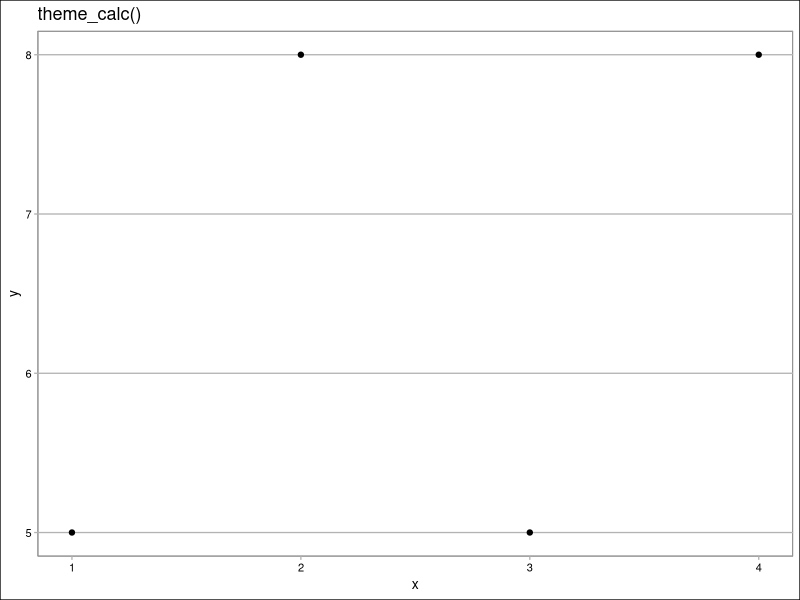
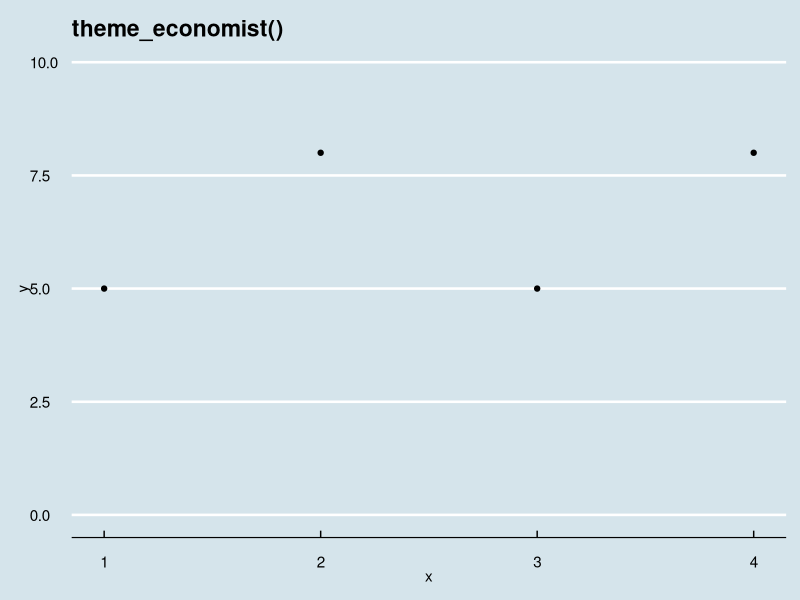
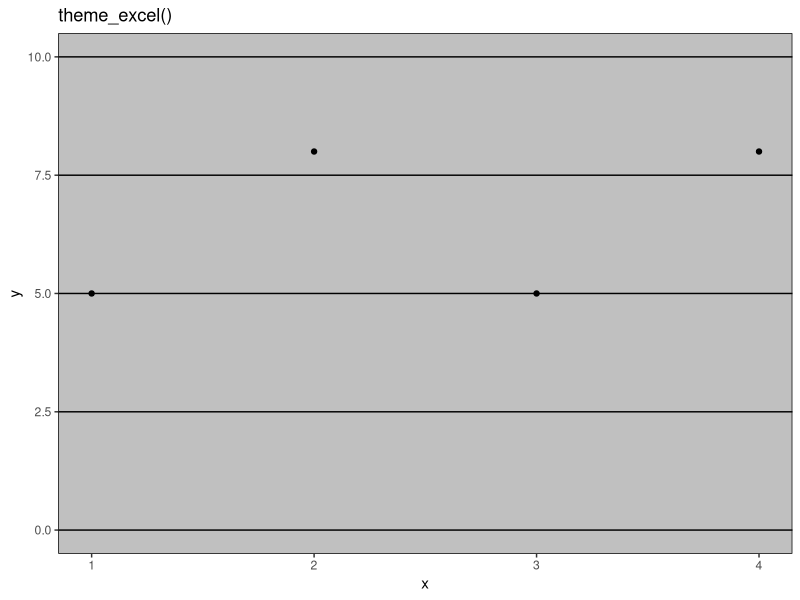
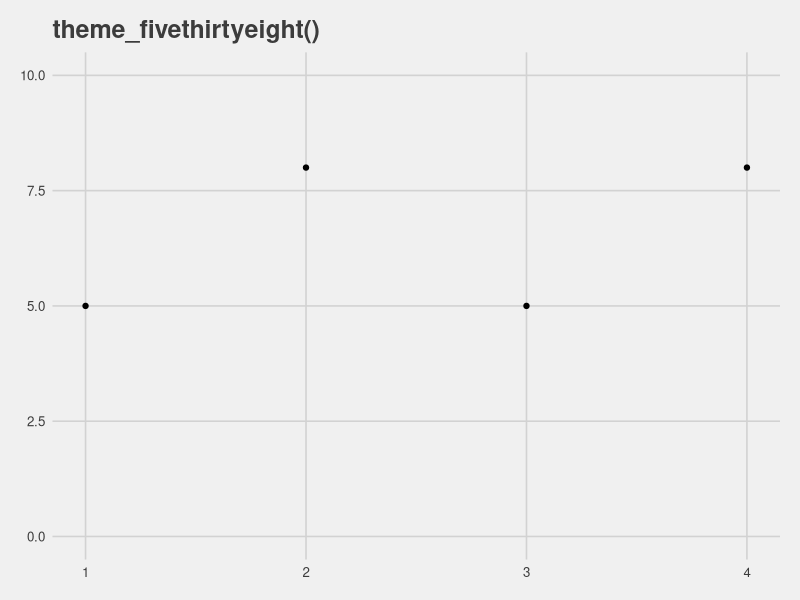
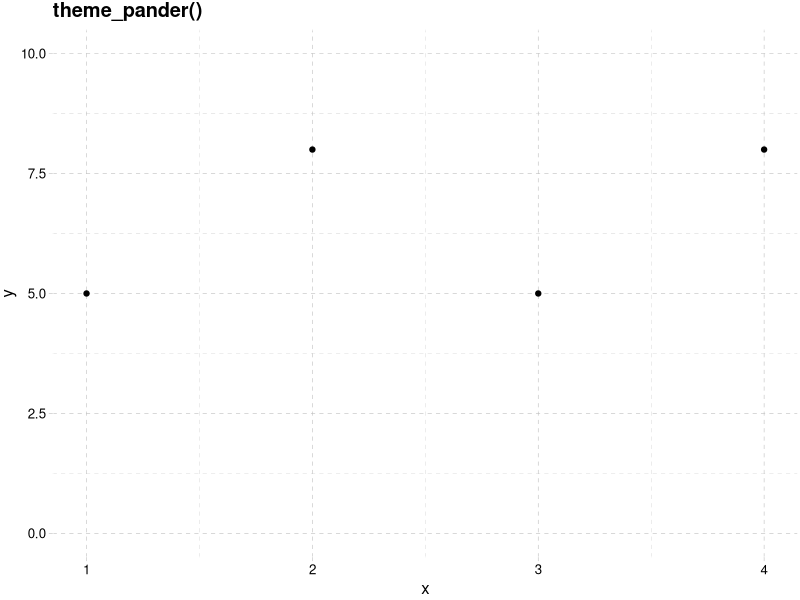
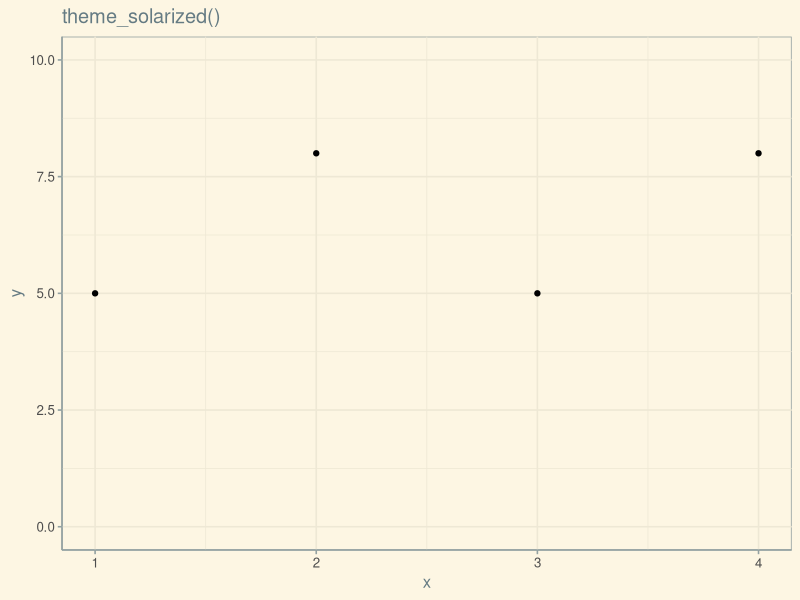
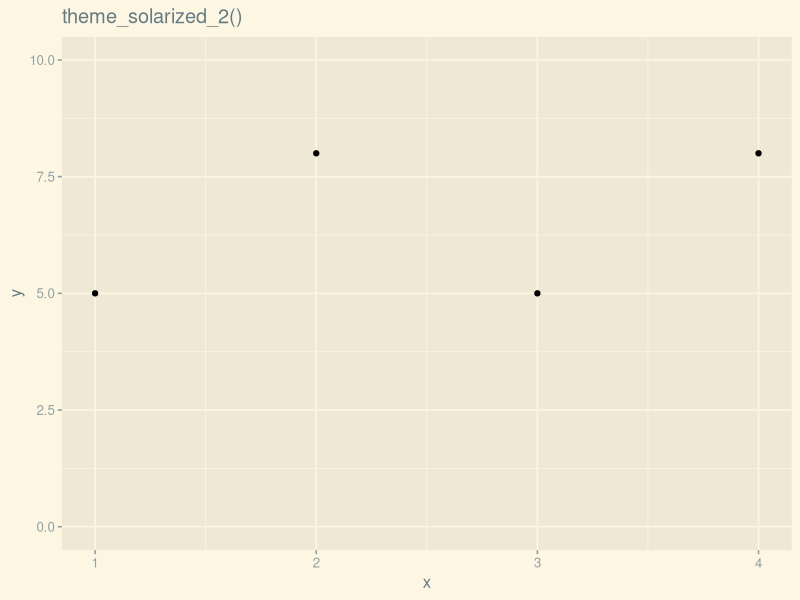
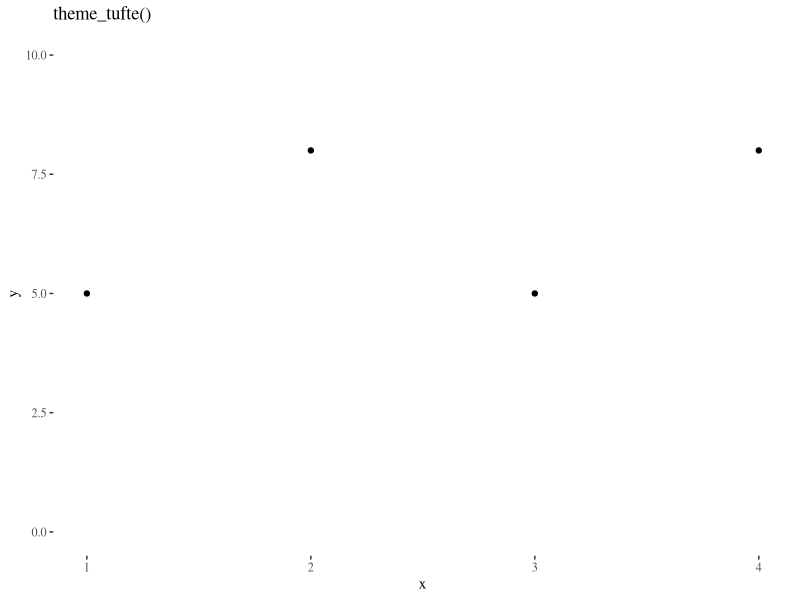

Write R code to recreate these figures, in order.
## ---- chunk 1
library(tidyverse)
library(ggthemes)
## ---- chunk 2
df <- data.frame(x = c(1:4), y = c(5,8))
df
ggplot(df, aes(x, y)) +
  geom_point() +
  theme_calc() +ggtitle("theme_calc()")

ggplot(df, aes(x, y)) +
  geom_point() +
  theme_economist() +ggtitle("theme_economist()") +
  ylim(0, 10)

ggplot(df, aes(x, y)) +
  geom_point() +
  theme_excel() +ggtitle("theme_excel()") +
  ylim(0, 10)

ggplot(df, aes(x, y)) +
  geom_point() +
  theme_fivethirtyeight() +ggtitle("theme_fivethirtyeight()") +
  ylim(0, 10)

ggplot(df, aes(x, y)) +
  geom_point() +
  theme_pander() +ggtitle("theme_pander()") +
  ylim(0, 10)

ggplot(df, aes(x, y)) +
  geom_point() +
  theme_solarized() +ggtitle("theme_solarized()") +
  ylim(0, 10)

ggplot(df, aes(x, y)) +
  geom_point() +
  theme_solarized_2() +ggtitle("theme_solarized_2()") +
  ylim(0, 10)

ggplot(df, aes(x, y)) +
  geom_point() +
  theme_tufte() +ggtitle("theme_tufte()") +
  ylim(0, 10)

ggplot(df, aes(x, y)) +
  geom_point() +
  theme_stata() +ggtitle("theme_stata()") +
  ylim(0, 10)

ggplot(df, aes(x, y)) +
  geom_point() +
  theme_wsj() +ggtitle("theme_wsj()") +
  ylim(0, 10)
## ---- chunk 3
ggplot(df, aes(x,y)) +
  geom_point() +
  theme_bw()
## ---- chunk 4
ggplot(mpg, aes(displ, hwy)) +
  geom_point(position = "jitter", aes(color = class), size = 20) +
  ggtitle("Hope this is ugly enough!!!!! Looks like a prison") +
  labs(x = "Displacement eGINE", y = "highWAY miles Per miles", color = "type of CAR") +
  theme(legend.background = element_rect(fill = "black"),
        legend.key = element_rect("lightblue"),
        legend.text = element_text(color = "white", face = "bold", size = 8),
        legend.title = element_text(color = "white", face = "bold", size = 4),
        plot.title = element_text(hjust = 1, size = 18, face = "bold", color = "red"),
        plot.background = element_rect(fill = "black", color = "grey50"),
        panel.background = element_rect(fill = "black", color = "lightblue"),
        panel.grid.major = element_line(colour = "white", size = 3, linetype = "dotted"),
        panel.grid.minor = element_line(color = "red", size = 4),
        axis.text.x = element_text(angle = 90, vjust = 1, size = 10, color = "red"),
        axis.text.y = element_text(angle = 180, hjust = 2, size = 20, color = "white")
        )
  
## ---- chunk 5
ggplot(mpg, aes(displ, hwy)) +
  geom_point(position = "jitter", aes(color = class), size = 2) +
  theme_dark() +
  ggtitle("HWY against DISPL") +
  theme(plot.background = element_rect(fill = "black")) +
  labs(x = "Displacement", y = "Highway Miles Per Hour", color = "Type of Car") +
  theme(axis.text.x = element_text(size = 10, color = "white"),
        axis.text.y = element_text(size = 10, color = "white"),
        axis.title = element_text(color = "white"),
        plot.title = element_text(color = "white", hjust = 0.5))
## ---- chunk 6
ggplot(mpg, aes(displ, hwy)) +
  geom_point(aes(color = class)) +
  ggtitle("HWY AGAINST DISPL") +
  labs(x = "Displacement", y = "Highway Miles Per Hour", color = "Type of Car") +
  theme(plot.background = element_rect(fill = "linen"),
        panel.background = element_rect(fill = "linen"),
        plot.title = element_text(hjust = 0.5, size = 15, family = "serif"),
        text = element_text(family = "serif"),
        legend.background = element_rect(fill = "linen"),
        legend.text = element_text(family = "serif"),
        panel.grid.major = element_line(linetype = "dotted", color = "black", size = 0.4),
        panel.grid.minor = element_line(linetype = "dotted", color = "grey50", size = 0.4))
## ---- chunk 7
ggplot(mpg, aes(displ, hwy)) +
  geom_point(aes(color = class)) +
  ggtitle("This is a very long title to explore the effects of hjust and vjust so let's see what will happen to the plot and answer the question")
## ---- chunk 8
ggplot(mpg, aes(displ, hwy)) +
  geom_point(aes(color = class)) +
  ggtitle("This is a very long title to explore the effects of hjust and vjust so let's see what will happen to the plot and answer the question") +
  theme(plot.title = element_text(vjust = 0.5))
## ---- chunk 9
ggplot(mpg, aes(displ, hwy)) +
  geom_point(aes(color = class)) +
  ggtitle("This is a very long title to explore the effects of hjust and vjust so let's see what will happen to the plot and answer the question") +
  theme(plot.title = element_text(vjust = 0))
## ---- chunk 10
ggplot(mpg, aes(displ, hwy)) +
  geom_point(aes(color = class)) +
  ggtitle(expression(atop("This is a very long title to explore the effects of hjust", "and vjust so let's see what will happen to the plot and answer the question"))) +
  theme(plot.title = element_text(hjust = 0.5))
